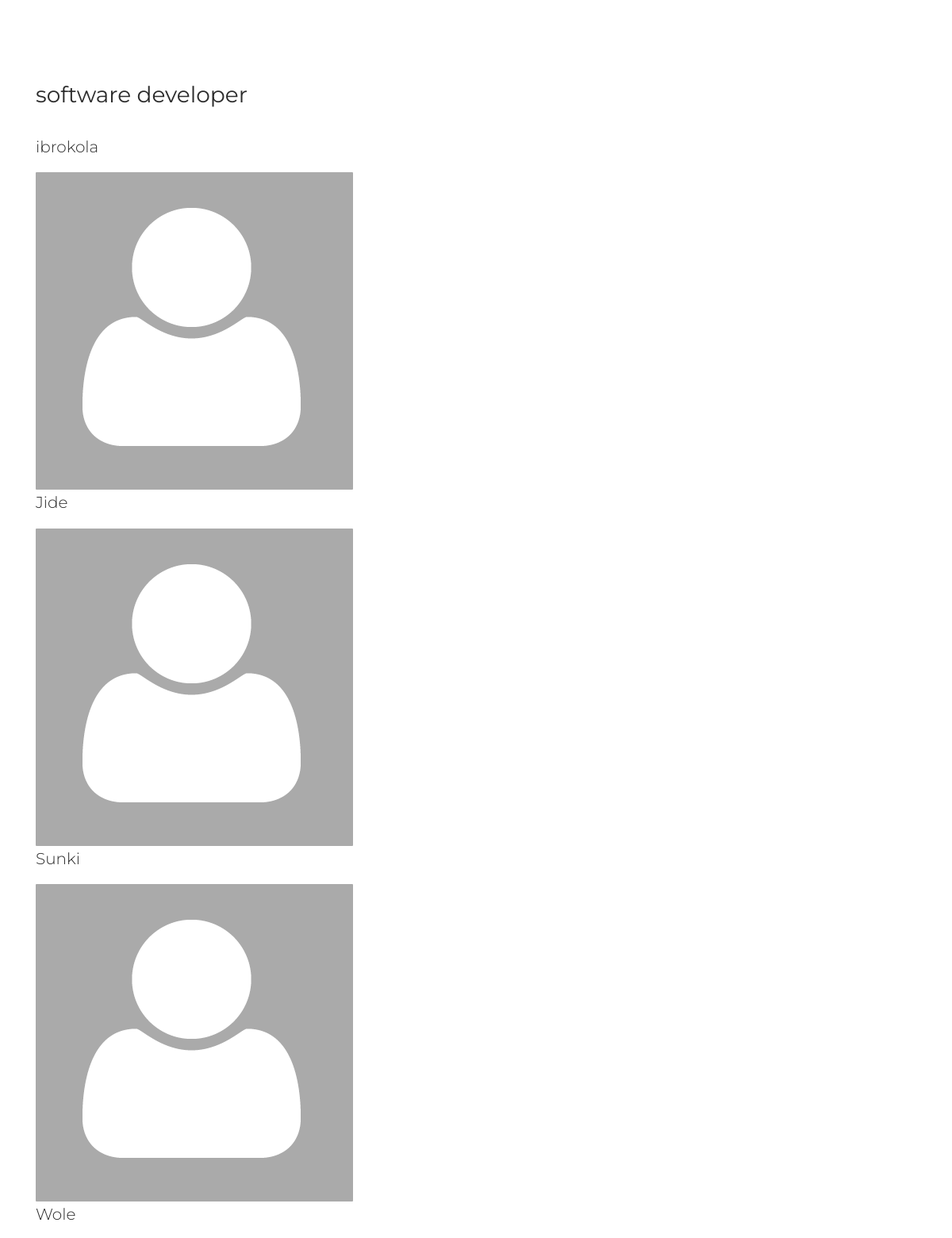
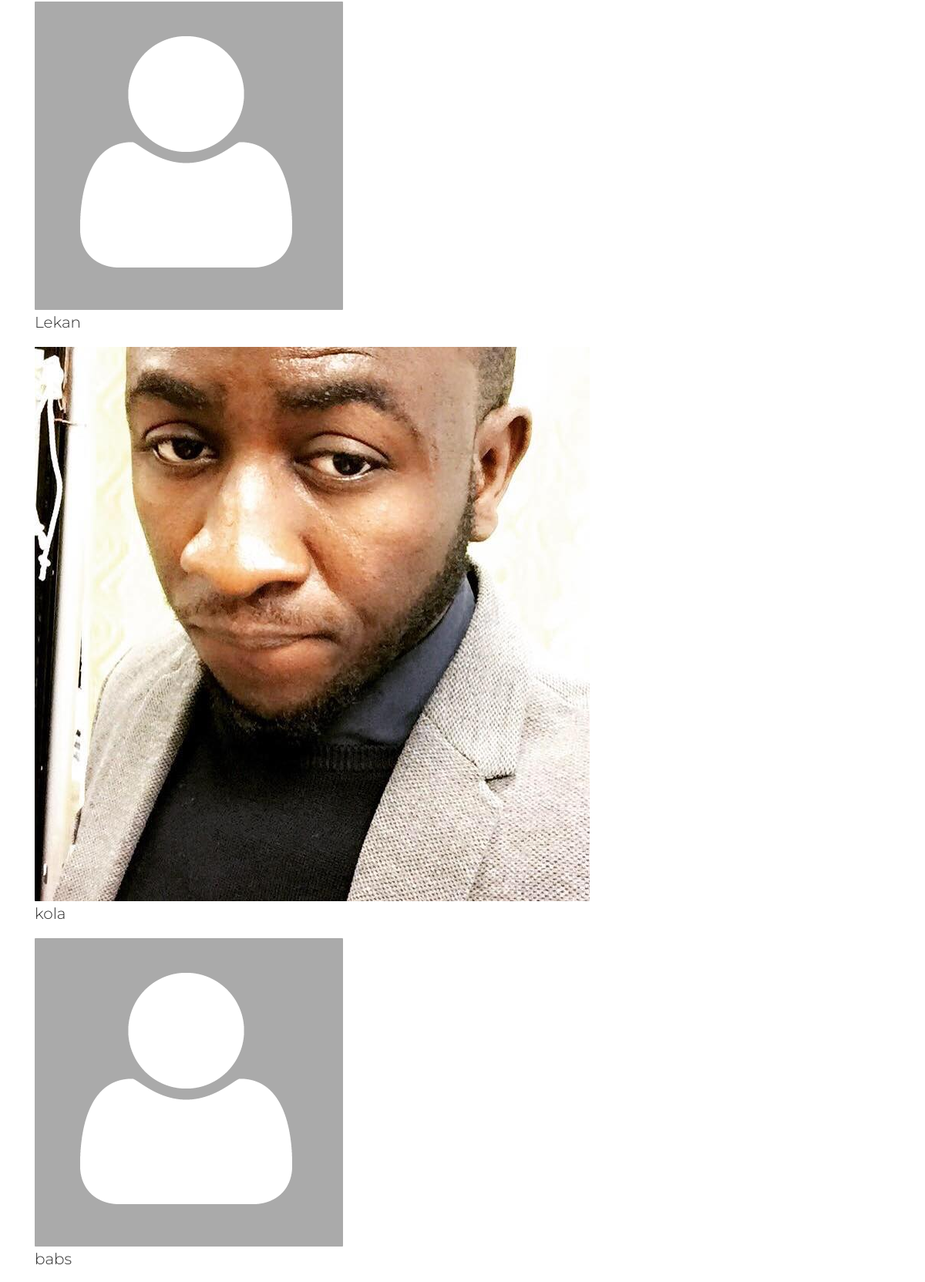
/matches/position/software-developer/ (upper part), run on the app's committed database (2 pictures, top to bottom).
### jobs/models.py (models this page shows)
class Job(models.Model):
	text = models.CharField(max_length=120, unique=True)
	slug = models.SlugField()
	active = models.BooleanField(default=True)
	flagged = models.ManyToManyField(User, blank=True)
	def __str__(self):
		return self.text

### matches/models.py (models this page shows, shortened)
class PositionMatch(models.Model):
	user = models.ForeignKey(User)
	job = models.ForeignKey(Job)
	hidden = models.BooleanField(default=False)
	liked = models.NullBooleanField()
	updated = models.DateTimeField(auto_now=True, auto_now_add=False)
	objects = PositionMatchManager()

### profiles/models.py (models this page shows, shortened)
class Profile(models.Model):
	user = models.OneToOneField(User)
	location = models.CharField(max_length=120, null=True, blank=True)
	picture = models.ImageField(upload_to=upload_location, null=True, blank=True)

### matches/views.py (the view)
# urls.py: url(r'^position/(?P<slug>[\w-]+)/$', position_match_view, name='position_match_view_url'),
def position_match_view(request, slug):
	print(slug)
	try:
		instance = Job.objects.get(slug=slug)
	except Job.MultipleObjectsReturned:
		queryset = Job.objects.filter(slug=slug).order_by('-id')
		instance = queryset[0]
	except Job.DoesNotExist:
		raise Http404
	matches = PositionMatch.objects.filter(job__text__iexact=instance.text)
	template = "matches/position_match_view.html"
	context = {
		"instance": instance,
		"matches": matches,
	}
	return render(request, template, context)

### templates/matches/position_match_view.html
{% extends 'base.html' %}
{% load static %}
{% block content %}
<div class="container" style="padding-top: 100px;">
	<h3>{{ instance }}</h3>
	{% for match in matches %}
		<p class="lead">{{ match.user }}</p>
		{% if match.user.profile.picture %}
			<img src="{{ match.user.profile.picture.url }}">
		{% else %}
			<img src="{% static 'img/deafult.png' %}">
		{% endif %}
	{% endfor %}
</div>
{% endblock %}

### data on the page
Job: text "software developer"
PositionMatch: user "ibrokola"
PositionMatch: user "Jide"
PositionMatch: user "Sunki"
PositionMatch: user "Wole"
PositionMatch: user "Lekan", user.profile.picture (picture)
PositionMatch: user "kola"
PositionMatch: user "babs"
